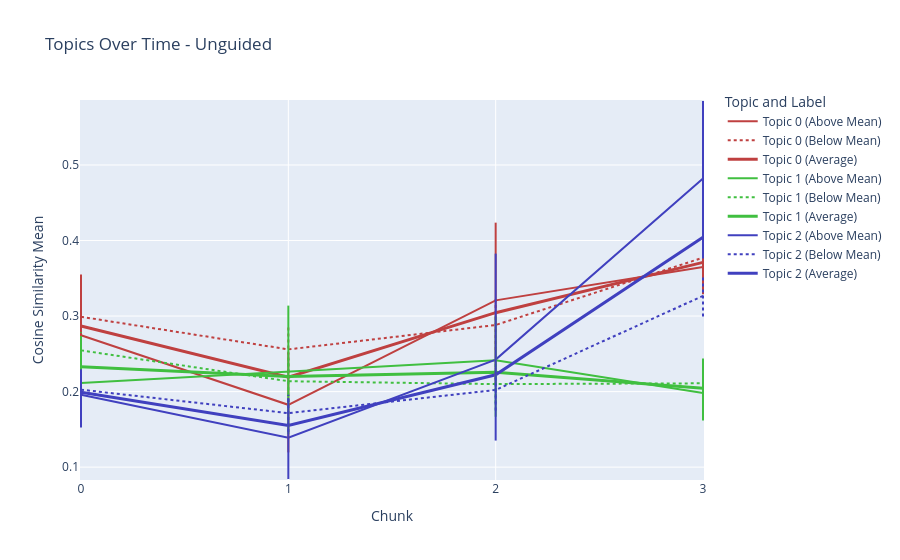
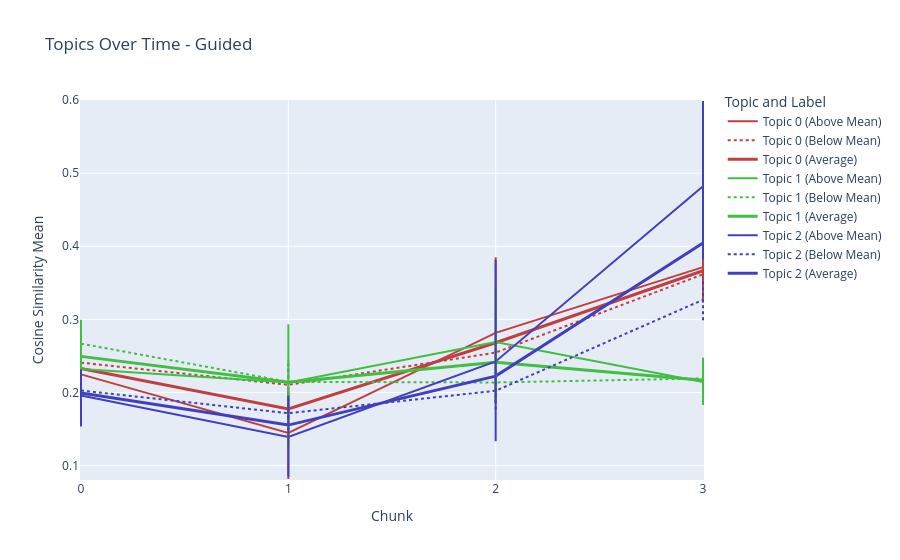

The notebook cell saved with these charts, in order:
### Code cell
df_dat = df_dat[df_dat['speaker_nickname'] != 'NULL_SPEAKER']
train_and_plot(df_dat,seed_topics_DAT,3,4,'efficiency',95,'unguided')
train_and_plot(df_dat,seed_topics_DAT,3,4,'efficiency',95,'guided')

### Figure 1 — Plotly figure (JSON) as saved in the notebook; plotly's stock layout.template omitted (floating-point values rounded to 4 significant figures)
{"data": [{"line": {"color": "hsl(0.0, 50%, 50%)", "dash": "solid"}, "mode": "lines", "name": "Topic 0 (Above Mean)", "type": "scatter", "x": [0, 1, 2, 3], "y": [0.2745, 0.1825, 0.3208, 0.3648]}, {"line": {"color": "hsl(0.0, 50%, 50%)", "dash": "dot"}, "mode": "lines", "name": "Topic 0 (Below Mean)", "type": "scatter", "x": [0, 1, 2, 3], "y": [0.2991, 0.2559, 0.2882, 0.3773]}, {"line": {"color": "hsl(0.0, 50%, 50%)", "width": 3}, "mode": "lines", "name": "Topic 0 (Average)", "type": "scatter", "x": [0, 1, 2, 3], "y": [0.2868, 0.2192, 0.3045, 0.3711]}, {"line": {"color": "hsl(120.0, 50%, 50%)", "dash": "solid"}, "mode": "lines", "name": "Topic 1 (Above Mean)", "type": "scatter", "x": [0, 1, 2, 3], "y": [0.2115, 0.2261, 0.2416, 0.198]}, {"line": {"color": "hsl(120.0, 50%, 50%)", "dash": "dot"}, "mode": "lines", "name": "Topic 1 (Below Mean)", "type": "scatter", "x": [0, 1, 2, 3], "y": [0.2546, 0.2137, 0.2099, 0.211]}, {"line": {"color": "hsl(120.0, 50%, 50%)", "width": 3}, "mode": "lines", "name": "Topic 1 (Average)", "type": "scatter", "x": [0, 1, 2, 3], "y": [0.233, 0.2199, 0.2258, 0.2045]}, {"line": {"color": "hsl(240.0, 50%, 50%)", "dash": "solid"}, "mode": "lines", "name": "Topic 2 (Above Mean)", "type": "scatter", "x": [0, 1, 2, 3], "y": [0.1958, 0.139, 0.2424, 0.4822]}, {"line": {"color": "hsl(240.0, 50%, 50%)", "dash": "dot"}, "mode": "lines", "name": "Topic 2 (Below Mean)", "type": "scatter", "x": [0, 1, 2, 3], "y": [0.2026, 0.1715, 0.2022, 0.3268]}, {"line": {"color": "hsl(240.0, 50%, 50%)", "width": 3}, "mode": "lines", "name": "Topic 2 (Average)", "type": "scatter", "x": [0, 1, 2, 3], "y": [0.1992, 0.1552, 0.2223, 0.4045]}], "layout": {"legend": {"title": {"text": "Topic and Label"}, "x": 1.03, "xanchor": "left", "y": 1.03, "yanchor": "top"}, "margin": {"b": 80, "l": 80, "r": 80, "t": 100}, "shapes": [{"line": {"color": "hsl(0.0, 50%, 50%)", "dash": "solid", "width": 2}, "type": "line", "x0": 0, "x1": 0, "y0": 0.1974, "y1": 0.3549}, {"line": {"color": "hsl(0.0, 50%, 50%)", "dash": "solid", "width": 2}, "type": "line", "x0": 1, "x1": 1, "y0": 0.1195, "y1": 0.2515}, {"line": {"color": "hsl(0.0, 50%, 50%)", "dash": "solid", "width": 2}, "type": "line", "x0": 2, "x1": 2, "y0": 0.2083, "y1": 0.4237}, {"line": {"color": "hsl(0.0, 50%, 50%)", "dash": "solid", "width": 2}, "type": "line", "x0": 3, "x1": 3, "y0": 0.3289, "y1": 0.4056}, {"line": {"color": "hsl(0.0, 50%, 50%)", "dash": "dot", "width": 2}, "type": "line", "x0": 0, "x1": 0, "y0": 0.272, "y1": 0.3269}, {"line": {"color": "hsl(0.0, 50%, 50%)", "dash": "dot", "width": 2}, "type": "line", "x0": 1, "x1": 1, "y0": 0.2251, "y1": 0.288}, {"line": {"color": "hsl(0.0, 50%, 50%)", "dash": "dot", "width": 2}, "type": "line", "x0": 2, "x1": 2, "y0": 0.2549, "y1": 0.3234}, {"line": {"color": "hsl(0.0, 50%, 50%)", "dash": "dot", "width": 2}, "type": "line", "x0": 3, "x1": 3, "y0": 0.3467, "y1": 0.4077}, {"line": {"color": "hsl(120.0, 50%, 50%)", "dash": "solid", "width": 2}, "type": "line", "x0": 0, "x1": 0, "y0": 0.156, "y1": 0.2706}, {"line": {"color": "hsl(120.0, 50%, 50%)", "dash": "solid", "width": 2}, "type": "line", "x0": 1, "x1": 1, "y0": 0.1437, "y1": 0.3139}, {"line": {"color": "hsl(120.0, 50%, 50%)", "dash": "solid", "width": 2}, "type": "line", "x0": 2, "x1": 2, "y0": 0.1667, "y1": 0.3003}, {"line": {"color": "hsl(120.0, 50%, 50%)", "dash": "solid", "width": 2}, "type": "line", "x0": 3, "x1": 3, "y0": 0.1619, "y1": 0.244}, {"line": {"color": "hsl(120.0, 50%, 50%)", "dash": "dot", "width": 2}, "type": "line", "x0": 0, "x1": 0, "y0": 0.2298, "y1": 0.2787}, {"line": {"color": "hsl(120.0, 50%, 50%)", "dash": "dot", "width": 2}, "type": "line", "x0": 1, "x1": 1, "y0": 0.186, "y1": 0.2434}, {"line": {"color": "hsl(120.0, 50%, 50%)", "dash": "dot", "width": 2}, "type": "line", "x0": 2, "x1": 2, "y0": 0.1849, "y1": 0.2365}, {"line": {"color": "hsl(120.0, 50%, 50%)", "dash": "dot", "width": 2}, "type": "line", "x0": 3, "x1": 3, "y0": 0.1916, "y1": 0.2277}, {"line": {"color": "hsl(240.0, 50%, 50%)", "dash": "solid", "width": 2}, "type": "line", "x0": 0, "x1": 0, "y0": 0.1523, "y1": 0.2296}, {"line": {"color": "hsl(240.0, 50%, 50%)", "dash": "solid", "width": 2}, "type": "line", "x0": 1, "x1": 1, "y0": 0.08428, "y1": 0.1916}, {"line": {"color": "hsl(240.0, 50%, 50%)", "dash": "solid", "width": 2}, "type": "line", "x0": 2, "x1": 2, "y0": 0.1352, "y1": 0.3827}, {"line": {"color": "hsl(240.0, 50%, 50%)", "dash": "solid", "width": 2}, "type": "line", "x0": 3, "x1": 3, "y0": 0.3764, "y1": 0.5847}, {"line": {"color": "hsl(240.0, 50%, 50%)", "dash": "dot", "width": 2}, "type": "line", "x0": 0, "x1": 0, "y0": 0.1864, "y1": 0.2197}, {"line": {"color": "hsl(240.0, 50%, 50%)", "dash": "dot", "width": 2}, "type": "line", "x0": 1, "x1": 1, "y0": 0.1465, "y1": 0.1959}, {"line": {"color": "hsl(240.0, 50%, 50%)", "dash": "dot", "width": 2}, "type": "line", "x0": 2, "x1": 2, "y0": 0.1751, "y1": 0.2309}, {"line": {"color": "hsl(240.0, 50%, 50%)", "dash": "dot", "width": 2}, "type": "line", "x0": 3, "x1": 3, "y0": 0.2995, "y1": 0.3546}], "title": {"text": "Topics Over Time - Unguided"}, "xaxis": {"tickmode": "linear", "title": {"text": "Chunk"}, "type": "category"}, "yaxis": {"title": {"text": "Cosine Similarity Mean"}}}}

### Figure 2 — Plotly figure (JSON) as saved in the notebook; plotly's stock layout.template omitted (floating-point values rounded to 4 significant figures)
{"data": [{"line": {"color": "hsl(0.0, 50%, 50%)", "dash": "solid"}, "mode": "lines", "name": "Topic 0 (Above Mean)", "type": "scatter", "x": [0, 1, 2, 3], "y": [0.2247, 0.1444, 0.2814, 0.3714]}, {"line": {"color": "hsl(0.0, 50%, 50%)", "dash": "dot"}, "mode": "lines", "name": "Topic 0 (Below Mean)", "type": "scatter", "x": [0, 1, 2, 3], "y": [0.2407, 0.2104, 0.2545, 0.3616]}, {"line": {"color": "hsl(0.0, 50%, 50%)", "width": 3}, "mode": "lines", "name": "Topic 0 (Average)", "type": "scatter", "x": [0, 1, 2, 3], "y": [0.2327, 0.1774, 0.268, 0.3665]}, {"line": {"color": "hsl(120.0, 50%, 50%)", "dash": "solid"}, "mode": "lines", "name": "Topic 1 (Above Mean)", "type": "scatter", "x": [0, 1, 2, 3], "y": [0.2319, 0.2136, 0.269, 0.2142]}, {"line": {"color": "hsl(120.0, 50%, 50%)", "dash": "dot"}, "mode": "lines", "name": "Topic 1 (Below Mean)", "type": "scatter", "x": [0, 1, 2, 3], "y": [0.2667, 0.2144, 0.2136, 0.2191]}, {"line": {"color": "hsl(120.0, 50%, 50%)", "width": 3}, "mode": "lines", "name": "Topic 1 (Average)", "type": "scatter", "x": [0, 1, 2, 3], "y": [0.2493, 0.214, 0.2413, 0.2166]}, {"line": {"color": "hsl(240.0, 50%, 50%)", "dash": "solid"}, "mode": "lines", "name": "Topic 2 (Above Mean)", "type": "scatter", "x": [0, 1, 2, 3], "y": [0.1958, 0.139, 0.2424, 0.4822]}, {"line": {"color": "hsl(240.0, 50%, 50%)", "dash": "dot"}, "mode": "lines", "name": "Topic 2 (Below Mean)", "type": "scatter", "x": [0, 1, 2, 3], "y": [0.2026, 0.1715, 0.2022, 0.3268]}, {"line": {"color": "hsl(240.0, 50%, 50%)", "width": 3}, "mode": "lines", "name": "Topic 2 (Average)", "type": "scatter", "x": [0, 1, 2, 3], "y": [0.1992, 0.1552, 0.2223, 0.4045]}], "layout": {"legend": {"title": {"text": "Topic and Label"}, "x": 1.03, "xanchor": "left", "y": 1.03, "yanchor": "top"}, "margin": {"b": 80, "l": 80, "r": 80, "t": 100}, "shapes": [{"line": {"color": "hsl(0.0, 50%, 50%)", "dash": "solid", "width": 2}, "type": "line", "x0": 0, "x1": 0, "y0": 0.1628, "y1": 0.2975}, {"line": {"color": "hsl(0.0, 50%, 50%)", "dash": "solid", "width": 2}, "type": "line", "x0": 1, "x1": 1, "y0": 0.08145, "y1": 0.2028}, {"line": {"color": "hsl(0.0, 50%, 50%)", "dash": "solid", "width": 2}, "type": "line", "x0": 2, "x1": 2, "y0": 0.1854, "y1": 0.3849}, {"line": {"color": "hsl(0.0, 50%, 50%)", "dash": "solid", "width": 2}, "type": "line", "x0": 3, "x1": 3, "y0": 0.3229, "y1": 0.4255}, {"line": {"color": "hsl(0.0, 50%, 50%)", "dash": "dot", "width": 2}, "type": "line", "x0": 0, "x1": 0, "y0": 0.215, "y1": 0.2677}, {"line": {"color": "hsl(0.0, 50%, 50%)", "dash": "dot", "width": 2}, "type": "line", "x0": 1, "x1": 1, "y0": 0.1794, "y1": 0.2417}, {"line": {"color": "hsl(0.0, 50%, 50%)", "dash": "dot", "width": 2}, "type": "line", "x0": 2, "x1": 2, "y0": 0.2221, "y1": 0.2862}, {"line": {"color": "hsl(0.0, 50%, 50%)", "dash": "dot", "width": 2}, "type": "line", "x0": 3, "x1": 3, "y0": 0.3302, "y1": 0.3943}, {"line": {"color": "hsl(120.0, 50%, 50%)", "dash": "solid", "width": 2}, "type": "line", "x0": 0, "x1": 0, "y0": 0.178, "y1": 0.2994}, {"line": {"color": "hsl(120.0, 50%, 50%)", "dash": "solid", "width": 2}, "type": "line", "x0": 1, "x1": 1, "y0": 0.1258, "y1": 0.2933}, {"line": {"color": "hsl(120.0, 50%, 50%)", "dash": "solid", "width": 2}, "type": "line", "x0": 2, "x1": 2, "y0": 0.1858, "y1": 0.3444}, {"line": {"color": "hsl(120.0, 50%, 50%)", "dash": "solid", "width": 2}, "type": "line", "x0": 3, "x1": 3, "y0": 0.1829, "y1": 0.2473}, {"line": {"color": "hsl(120.0, 50%, 50%)", "dash": "dot", "width": 2}, "type": "line", "x0": 0, "x1": 0, "y0": 0.238, "y1": 0.2957}, {"line": {"color": "hsl(120.0, 50%, 50%)", "dash": "dot", "width": 2}, "type": "line", "x0": 1, "x1": 1, "y0": 0.1853, "y1": 0.2446}, {"line": {"color": "hsl(120.0, 50%, 50%)", "dash": "dot", "width": 2}, "type": "line", "x0": 2, "x1": 2, "y0": 0.189, "y1": 0.2396}, {"line": {"color": "hsl(120.0, 50%, 50%)", "dash": "dot", "width": 2}, "type": "line", "x0": 3, "x1": 3, "y0": 0.2011, "y1": 0.237}, {"line": {"color": "hsl(240.0, 50%, 50%)", "dash": "solid", "width": 2}, "type": "line", "x0": 0, "x1": 0, "y0": 0.1532, "y1": 0.2318}, {"line": {"color": "hsl(240.0, 50%, 50%)", "dash": "solid", "width": 2}, "type": "line", "x0": 1, "x1": 1, "y0": 0.08454, "y1": 0.1959}, {"line": {"color": "hsl(240.0, 50%, 50%)", "dash": "solid", "width": 2}, "type": "line", "x0": 2, "x1": 2, "y0": 0.1331, "y1": 0.3814}, {"line": {"color": "hsl(240.0, 50%, 50%)", "dash": "solid", "width": 2}, "type": "line", "x0": 3, "x1": 3, "y0": 0.3817, "y1": 0.5988}, {"line": {"color": "hsl(240.0, 50%, 50%)", "dash": "dot", "width": 2}, "type": "line", "x0": 0, "x1": 0, "y0": 0.1872, "y1": 0.2196}, {"line": {"color": "hsl(240.0, 50%, 50%)", "dash": "dot", "width": 2}, "type": "line", "x0": 1, "x1": 1, "y0": 0.1474, "y1": 0.1963}, {"line": {"color": "hsl(240.0, 50%, 50%)", "dash": "dot", "width": 2}, "type": "line", "x0": 2, "x1": 2, "y0": 0.1764, "y1": 0.2313}, {"line": {"color": "hsl(240.0, 50%, 50%)", "dash": "dot", "width": 2}, "type": "line", "x0": 3, "x1": 3, "y0": 0.2987, "y1": 0.3576}], "title": {"text": "Topics Over Time - Guided"}, "xaxis": {"tickmode": "linear", "title": {"text": "Chunk"}, "type": "category"}, "yaxis": {"title": {"text": "Cosine Similarity Mean"}}}}
